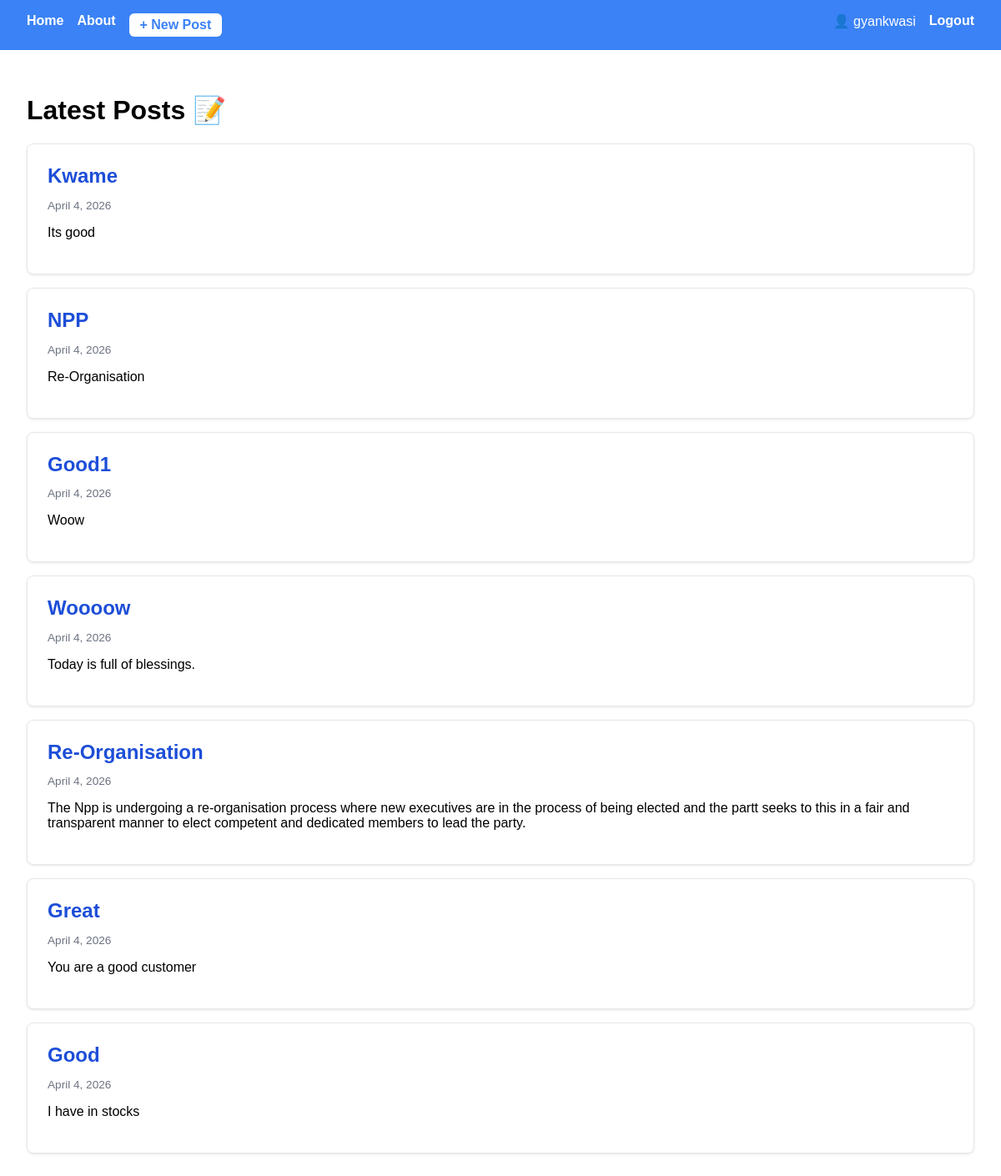
The app's page / (signed in) with its own data.
### blog/models.py (models this page shows, shortened)
class Post(models.Model):
    title = models.CharField(max_length=200)
    content = models.TextField()
    date = models.DateTimeField(auto_now_add=True)

### blog/views.py (the view)
# urls.py: path('', views.home, name='home'),
def home(request):
    posts = Post.objects.all().order_by('-date')
    return render(request, 'blog/home.html', {'posts': posts})

### blog/templates/blog/home.html (shortened to what this page needs)
{% extends 'blog/base.html' %}
{% block content %}
<h1>Latest Posts 📝</h1>
{% for post in posts %}
<div style="
            border: 1px solid #e5e7eb;
            border-radius: 8px;
            padding: 1.5rem;
            margin-bottom: 1rem;
            box-shadow: 0 1px 3px rgba(0,0,0,0.1);
        ">
    <h2 style="margin: 0 0 0.5rem 0;">
        <a href="{% url 'post_detail' post.pk %}" style="color: #1d4ed8; text-decoration: none;">
            {{ post.title }}
        </a>
    </h2>
    <p style="color: #6b7280; font-size: 0.85rem;">
        {{ post.date|date:"F j, Y" }}
    </p>
    <p>{{ post.content }}</p>
</div>
{% empty %}
<p>No posts yet. Add some from the admin panel!</p>
{% endfor %}
{% endblock %}

### blog/templates/blog/base.html (shortened to what this page needs)
<!DOCTYPE html>
<html lang="en">
<head>
</head>
<body>
    <nav>
        <a href="/">Home</a>
        <a href="/about/">About</a>
        {% if user.is_authenticated %}
        <a href="/post/create/" style="
                    background: white;
                    color: #3b82f6;
                    padding: 0.3rem 0.8rem;
                    border-radius: 6px;
                ">+ New Post</a>
        <span style="color: white; margin-left: auto;">
            👤 {{ user.username }}
        </span>
        <a href="/logout/" style="color: white;">Logout</a>
        {% else %}
        <a href="/login/" style="color: white; margin-left: auto;">Login</a>
        <a href="/register/" style="color: white;">Register</a>
        {% endif %}
    </nav>
    <div class="content">
        {% block content %}{% endblock %}
    </div>
</body>
</html>

### blog/templates/blog/base.html (style rules this page uses)
body { font-family: Arial, sans-serif; margin: 0; }
nav { background: #3b82f6; padding: 1rem 2rem; display: flex; gap: 1rem; }
nav a { color: white; text-decoration: none; font-weight: bold; }
.content { padding: 2rem; }

### records on screen
Post: title "Kwame", date "April 4, 2026", content "Its good"
Post: title "NPP", date "April 4, 2026", content "Re-Organisation"
Post: title "Good1", date "April 4, 2026", content "Woow"
Post: title "Woooow", date "April 4, 2026", content "Today is full of blessings."
Post: title "Re-Organisation", date "April 4, 2026", content "The Npp is undergoing a re-organisation process where new executives are in the process of being elected and the partt seeks to this in a fair and transparent manner to elect competent and dedicated members to lead the party."
Post: title "Great", date "April 4, 2026", content "You are a good customer"
Post: title "Good", date "April 4, 2026", content "I have in stocks"

### other values on screen
{{ user.username }} "gyankwasi"
